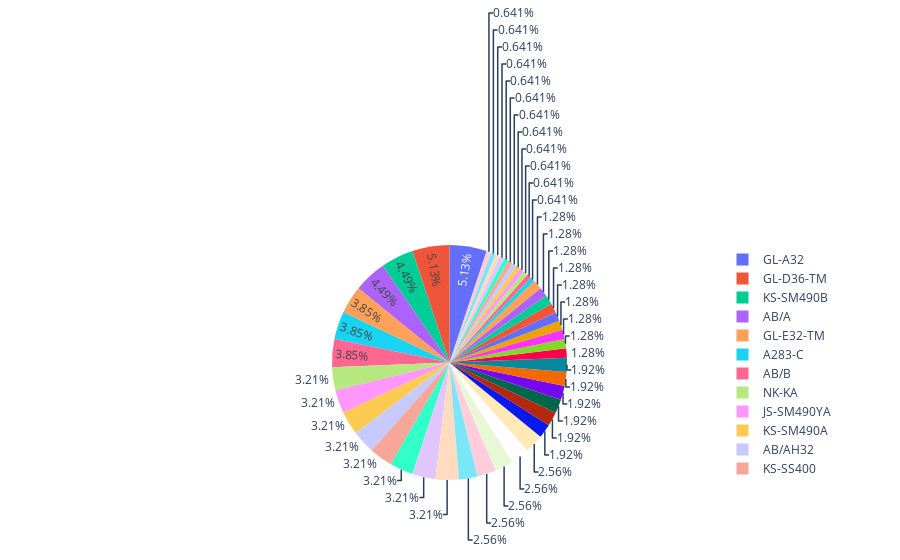

Here is the notebook cell this chart was saved with:
### Code cell
px.pie(pie02, values='scale', names='spec')

### Figure 1 — Plotly figure (JSON) as saved in the notebook; plotly's stock layout.template omitted (floating-point values rounded to 4 significant figures)
{"data": [{"domain": {"x": [0, 1], "y": [0, 1]}, "hovertemplate": "spec=%{label}<br>scale=%{value}<extra></extra>", "labels": ["GL-A32", "GL-D36-TM", "KS-SM490B", "AB/A", "GL-E32-TM", "A283-C", "AB/B", "NK-KA", "JS-SM490YA", "KS-SM490A", "AB/AH32", "KS-SS400", "JS-SM400B", "NV-E36-TM", "NV-D36-TM", "KS-SM400A", "NV-D32-TM", "KS-SM400B", "V42JBN3", "GL-A32-TM", "NV-A32-TM", "BV-AH32-TM", "KR-AH32", "BV-AH36-TL", "GL-A", "NV-B", "LR-EH36-TM", "NK-KD36-TM", "KS-HSB500", "NV-E32-TM", "API-2W-50T", "NV-A36-TM", "AB/EH32-TM", "JS-SM400A", "A516-60", "BV-A", "A709-36", "KS-HSB600", "NK-KA32-TM", "BV-AH36-TM", "BV-EH32-TM", "LR-EH32-TM", "CCS-B", "LR-AH36-TM", "LR-AH36", "KR-B", "A131-DH36TM"], "legendgroup": "", "name": "", "showlegend": true, "type": "pie", "values": [8, 8, 7, 7, 6, 6, 6, 5, 5, 5, 5, 5, 5, 5, 5, 4, 4, 4, 4, 4, 3, 3, 3, 3, 3, 3, 2, 2, 2, 2, 2, 2, 2, 2, 2, 1, 1, 1, 1, 1, 1, 1, 1, 1, 1, 1, 1]}], "layout": {"legend": {"tracegroupgap": 0}, "margin": {"t": 60}}}
